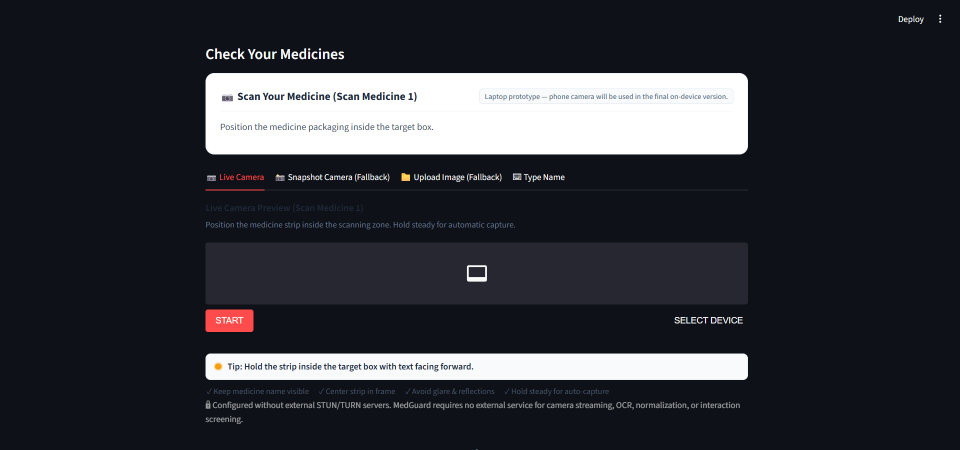
#> input picture assets/browser_verified_camera.png, 1920 x 900 px (shown at 1/2 size)
$ python -i framing_guide.py   (imports and definitions only)
#> lines starting #> are read from the running program, lines starting #| are printed output that depends on the picture; after the words box and inside, x2 and y2 are one past the last pixel; in counts of white or black regions, pixels touching at a corner belong together
"""
MedGuard - Assistive Camera Framing Guide & Stability Heuristics
Provides real-time, lightweight OpenCV camera positioning feedback and target stability estimation.
NOTE: This is NOT a machine learning object detector or medicine classifier.
It is an assistive positioning aid estimating target occupancy, centering, foil glare, and temporal stability.
"""
from enum import Enum
from typing import Optional, Tuple
import cv2
import numpy as np

from config.settings import (
    FRAMING_GUIDANCE_COPY,
    GLARE_AREA_RATIO_MAX,
    GLARE_LUMINANCE_CUTOFF,
    MAX_CENTER_DEVIATION,
    MIN_OCCUPANCY_RATIO,
    SCAN_ZONE_HEIGHT_RATIO,
    SCAN_ZONE_WIDTH_RATIO,
    STABILITY_MAX_AREA_DRIFT,
    STABILITY_MAX_CENTROID_DRIFT,
)


class FramingState(str, Enum):
    """Spatial/geometric camera positioning feedback states."""
    NO_OBJECT = "NO_OBJECT"
    TOO_FAR = "TOO_FAR"
    OFF_CENTER = "OFF_CENTER"
    PARTIALLY_OUT = "PARTIALLY_OUT"
    GLARE = "GLARE"
    GOOD_POSITION = "GOOD_POSITION"


def compute_scan_zone(frame_w: int, frame_h: int) -> Tuple[int, int, int, int]:
    """
    Computes coordinates (x1, y1, x2, y2) of the central rectangular scan zone.
    """
    zw = int(frame_w * SCAN_ZONE_WIDTH_RATIO)
    zh = int(frame_h * SCAN_ZONE_HEIGHT_RATIO)
    x1 = (frame_w - zw) // 2
    y1 = (frame_h - zh) // 2
    x2 = x1 + zw
    y2 = y1 + zh
    return x1, y1, x2, y2


def analyze_framing(frame_bgr: np.ndarray) -> Tuple[FramingState, str, dict]:
    """
    Evaluates real-time camera framing using fast, classical OpenCV operations (<2ms).

    Returns:
        tuple (FramingState, guidance_message, debug_metrics)
        where debug_metrics contains 'box': (gx1, gy1, gx2, gy2) if a candidate feature is found.
    """
    h, w = frame_bgr.shape[:2]
    zx1, zy1, zx2, zy2 = compute_scan_zone(w, h)
    zone_area = (zx2 - zx1) * (zy2 - zy1)
    zone_cx = (zx1 + zx2) / 2.0
    zone_cy = (zy1 + zy2) / 2.0

    # 1. Evaluate Specular Glare in the scan zone (critical for shiny foil packaging)
    zone_bgr = frame_bgr[zy1:zy2, zx1:zx2]
    gray_zone = cv2.cvtColor(zone_bgr, cv2.COLOR_BGR2GRAY)
    glare_pixels = np.count_nonzero(gray_zone >= GLARE_LUMINANCE_CUTOFF)
    glare_ratio = glare_pixels / float(zone_area)

    if glare_ratio > GLARE_AREA_RATIO_MAX:
        return (
            FramingState.GLARE,
            FRAMING_GUIDANCE_COPY["GLARE"],
            {"glare_ratio": glare_ratio, "box": None},
        )

    # 2. Downsample for fast edge detection and contour extraction
    scale = 0.5
    small_gray = cv2.resize(gray_zone, (0, 0), fx=scale, fy=scale, interpolation=cv2.INTER_LINEAR)
    blurred = cv2.GaussianBlur(small_gray, (5, 5), 0)
    edges = cv2.Canny(blurred, 40, 120)

    # Dilate edges to bridge gaps in packaging borders and printed text
    kernel = cv2.getStructuringElement(cv2.MORPH_RECT, (5, 5))
    dilated = cv2.dilate(edges, kernel, iterations=1)

    contours, _ = cv2.findContours(dilated, cv2.RETR_EXTERNAL, cv2.CHAIN_APPROX_SIMPLE)

    # Filter significant contours
    min_contour_area = (small_gray.shape[0] * small_gray.shape[1]) * 0.03
    significant = [c for c in contours if cv2.contourArea(c) > min_contour_area]

    if not significant:
        return (
            FramingState.NO_OBJECT,
            FRAMING_GUIDANCE_COPY["NO_OBJECT"],
            {"contours_found": 0, "box": None},
        )

    # Merge bounding boxes of significant features
    all_points = np.vstack(significant)
    bx, by, bw, bh = cv2.boundingRect(all_points)

    # Scale back to original scan zone coordinates
    orig_bx = int(bx / scale)
    orig_by = int(by / scale)
    orig_bw = int(bw / scale)
    orig_bh = int(bh / scale)

    # Global coordinates in the camera frame
    gx1 = zx1 + orig_bx
    gy1 = zy1 + orig_by
    gx2 = gx1 + orig_bw
    gy2 = gy1 + orig_bh

    target_area = orig_bw * orig_bh
    occupancy = target_area / float(zone_area)
    target_box = (gx1, gy1, gx2, gy2)

    # 3. Check Occupancy: Target too small / far
    if occupancy < MIN_OCCUPANCY_RATIO:
        return (
            FramingState.TOO_FAR,
            FRAMING_GUIDANCE_COPY["TOO_FAR"],
            {"occupancy": occupancy, "box": target_box},
        )

    # 4. Check Boundary Clipping: Target extends outside scan zone
    margin_x = int((zx2 - zx1) * 0.04)
    margin_y = int((zy2 - zy1) * 0.04)
    if (gx1 <= zx1 + margin_x or gx2 >= zx2 - margin_x or
        gy1 <= zy1 + margin_y or gy2 >= zy2 - margin_y):
        return (
            FramingState.PARTIALLY_OUT,
            FRAMING_GUIDANCE_COPY["PARTIALLY_OUT"],
            {"occupancy": occupancy, "box": target_box},
        )

    # 5. Check Centering Deviation
    target_cx = (gx1 + gx2) / 2.0
    target_cy = (gy1 + gy2) / 2.0
    norm_dx = abs(target_cx - zone_cx) / float(zx2 - zx1)
    norm_dy = abs(target_cy - zone_cy) / float(zy2 - zy1)
    max_dev = max(norm_dx, norm_dy)

    if max_dev > MAX_CENTER_DEVIATION:
        return (
            FramingState.OFF_CENTER,
            FRAMING_GUIDANCE_COPY["OFF_CENTER"],
            {"deviation": max_dev, "box": target_box},
        )

    # 6. Good Position
    return (
        FramingState.GOOD_POSITION,
        FRAMING_GUIDANCE_COPY["GOOD_POSITION"],
        {"occupancy": occupancy, "deviation": max_dev, "glare_ratio": glare_ratio, "box": target_box},
    )


# [142 lines left out: functions is_target_stable, draw_reticle_corner, render_guidance_overlay, not called in this run]

>>> import cv2
>>> picture = cv2.imread('../../assets/browser_verified_camera.png')
#> picture is the input picture: shape (900, 1920, 3); mean B, G, R 57.1, 51.5, 49.4
>>> result = analyze_framing(picture)
#> in analyze_framing, `zone_bgr = frame_bgr[zy1:zy2, zx1:zx2]`:
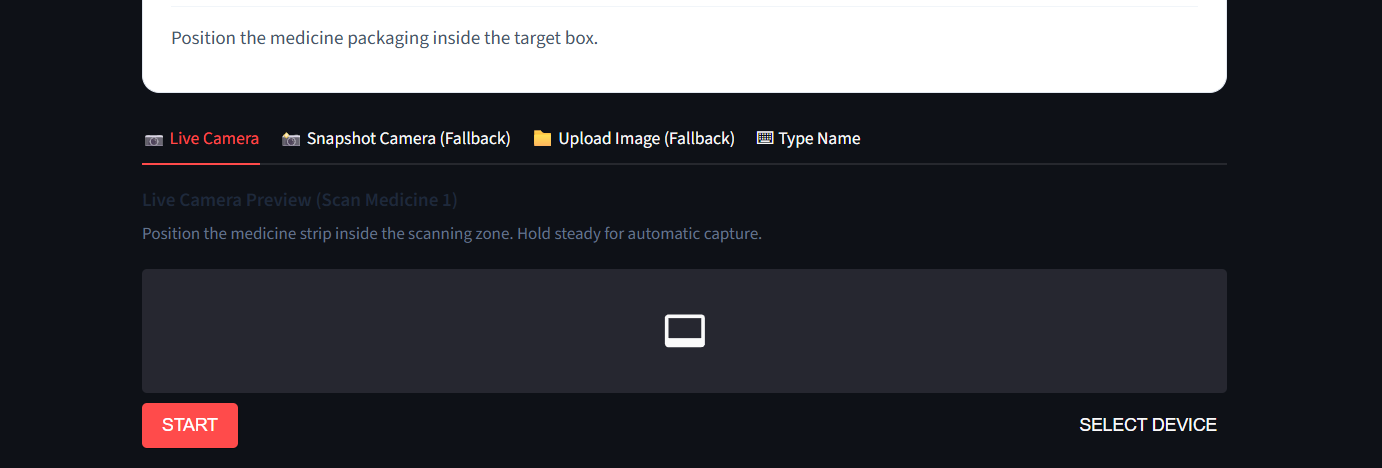
#> zone_bgr: shape (468, 1382, 3); mean B, G, R 66.2, 60.5, 59.6
#> in analyze_framing, `glare_pixels = np.count_nonzero(gray_zone >= GLARE_LUMINANCE_CUTOFF)`: glare_pixels = 97309
#> in analyze_framing, `glare_ratio = glare_pixels / float(zone_area)`: glare_ratio = 0.15
#> in analyze_framing, `blurred = cv2.GaussianBlur(small_gray, (5, 5), 0)`:
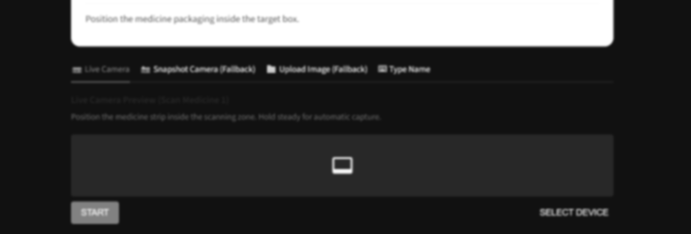
#> blurred: shape (234, 691); min 17, max 255, mean 61.1
#> in analyze_framing, `edges = cv2.Canny(blurred, 40, 120)`:
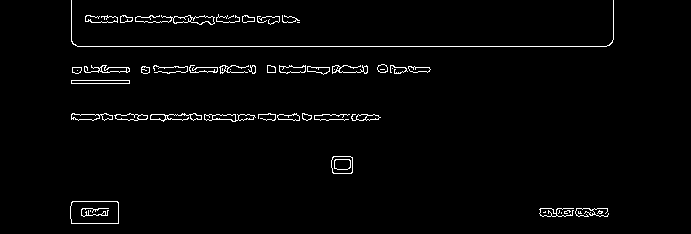
#> edges: shape (234, 691); 2.2% white in thin lines or dots, all inside (x1, y1, x2, y2) = (70, 0, 614, 224)
#> in analyze_framing, `dilated = cv2.dilate(edges, kernel, iterations=1)`:
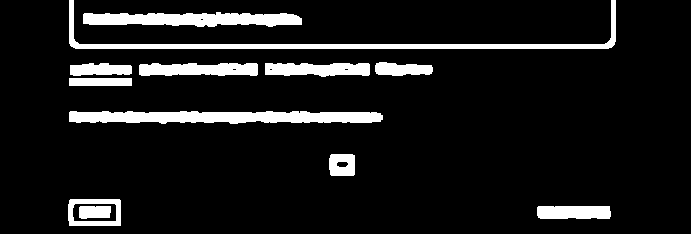
#> dilated: shape (234, 691); 9.8% white; 12 white regions
#> in analyze_framing, `contours, _ = cv2.findContours(dilated, cv2.RETR_EXTERNAL, cv2.CHAIN_A..`: contours = 11 contours; largest, box (x1, y1, x2, y2) and area: (69, 111, 383, 124) 2976, (69, 0, 616, 49) 2543, (83, 12, 302, 27) 2246, (68, 199, 121, 226) 1342, (139, 63, 258, 76) 1207
#> in analyze_framing, `significant = [c for c in contours if cv2.contourArea(c) > min_contour..`: significant = []
